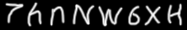
#> input picture 大数据/爬虫/代码/charpter_10/simple-captcha-solver/tr-2.png, 187 x 30 px
$ python yaohao.py tr-2.png   (Python 2 division)
#> lines starting #> are read from the running program, lines starting #| are printed output that depends on the picture; after the words box and inside, x2 and y2 are one past the last pixel; in counts of white or black regions, pixels touching at a corner belong together
from PIL import Image
import sys


def ocr(im, threshold=100, mask="tr-2.png", alphabet="7hnNW6xH"):
#> called with im = 'tr-2.png', threshold = 100, mask = 'tr-2.png', alphabet = '7hnNW6xH'
    img = Image.open(im)
#> img is the input picture: PIL image 187x30 RGBA; mean R, G, B, A 37.4, 37.4, 37.4, 255
    img = img.convert("RGB")
#> img: PIL image 187x30 RGB
    # box = (8, 8, 58, 18)
    # img = img.crop(box)
    # box = img.getbbox()
    pixdata = img.load()

    # open the mask
    letters = Image.open(mask)
    ledata = letters.load()

    def test_letter(img, letter):
        A = img.load()
        B = letter.load()
        mx = 1000000
        max_x = 0
        x = 0
        for x in range(img.size[0] - letter.size[0]):
            _sum = 0
            for i in range(letter.size[0]):
                for j in range(letter.size[1]):
                    _sum = _sum + abs(A[x + i, j][0] - B[i, j][0])
            if _sum < mx:
                mx = _sum
                max_x = x
        return mx, max_x

    # Clean the background noise, if color != white, then set to black.
    for y in range(img.size[1]):
        for x in range(img.size[0]):
            if (pixdata[x, y][0] > threshold) \
                    and (pixdata[x, y][1] > threshold) \
                    and (pixdata[x, y][2] > threshold):

                pixdata[x, y] = (255, 255, 255, 255)
            else:
                pixdata[x, y] = (0, 0, 0, 255)

    counter = 0
    old_x = -1

    letterlist = []

    black_pre = True
    for x in range(letters.size[0]):
        black = True
        for y in range(letters.size[1]):
            if ledata[x, y][0] != 0:
                if black_pre:
                    old_x = x
                black = False
                black_pre = False
                break
        if black:
            if black_pre:
                old_x = x
                continue
            black_pre = True
            box = (old_x + 1, 0, x, letters.size[1])
            print 'save letter %d to %d' % (old_x, x)
            letter = letters.crop(box)
            letter.save('letter-img-%d_%d.png'%(old_x,x))
            t = test_letter(img, letter)
            letterlist.append((t[0], alphabet[counter], t[1]))
            print letterlist
            counter += 1
            black_pre = True
            print 'save letter done'
#> this loop made 187 passes
#> t on passes 26, 44, 67, 97, 125, 142, 163, 184: (10065, 5), (11047, 28), (10650, 50), (15035, 72), (16763, 98), (11092, 128), (10603, 144), (12821, 167)
#| [(10065, '7', 5)]
#| [(10065, '7', 5), (11047, 'h', 28)]
#| [(10065, '7', 5), (11047, 'h', 28), (10650, 'n', 50)]
#| [(10065, '7', 5), (11047, 'h', 28), (10650, 'n', 50), (15035, 'N', 72)]
#| [(10065, '7', 5), (11047, 'h', 28), (10650, 'n', 50), (15035, 'N', 72), (16763, 'W', 98)]
#| [(10065, '7', 5), (11047, 'h', 28), (10650, 'n', 50), (15035, 'N', 72), (16763, 'W', 98), (11092, '6', 128)]
#| [(10065, '7', 5), (11047, 'h', 28), (10650, 'n', 50), (15035, 'N', 72), (16763, 'W', 98), (11092, '6', 128), (10603, 'x', 144)]
#| [(10065, '7', 5), (11047, 'h', 28), (10650, 'n', 50), (15035, 'N', 72), (16763, 'W', 98), (11092, '6', 128), (10603, 'x', 144), (12821, 'H', 167)]
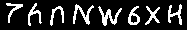
#> img: PIL image 187x30 RGB; 17% white in thin lines or dots, all inside (x1, y1, x2, y2) = (6, 3, 182, 26)
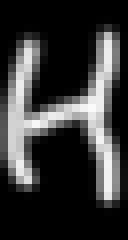
#> letter: PIL image 16x30 RGBA (shown 8 times larger); mean R, G, B, A 54.5, 54.5, 54.5, 255
#> after the loop, counter = 8; letterlist = [(10065, '7', 5), (11047, 'h', 28), (10650, 'n', 50), (15035, 'N', 72), (16763, 'W', 98), (11092, '6', 128), (10603, 'x', 144), (12821, 'H', 167)]

    t = sorted(letterlist)
#> t = [(10065, '7', 5), (10603, 'x', 144), (10650, 'n', 50), (11047, 'h', 28), (11092, '6', 128), (12821, 'H', 167), (15035, 'N', 72), (16763, 'W', 98)]
    t = t[0:4]  # 4-letter captcha
#> t = [(10065, '7', 5), (10603, 'x', 144), (10650, 'n', 50), (11047, 'h', 28)]

    final = sorted(t, key=lambda e: e[2])
#> final = [(10065, '7', 5), (11047, 'h', 28), (10650, 'n', 50), (10603, 'x', 144)]

    answer = ''.join(map(lambda l: l[1], final))
    # answer = ""
    # for l in final:
    #     answer = answer + l[1]
    return answer


if __name__ == '__main__':
    print(ocr(sys.argv[1]))

$ run again, with 大数据/爬虫/代码/charpter_10/simple-captcha-solver/trainings.png copied over 大数据/爬虫/代码/charpter_10/simple-captcha-solver/tr-2.png
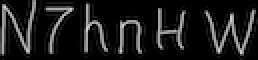
#> input picture 大数据/爬虫/代码/charpter_10/simple-captcha-solver/trainings.png, 129 x 30 px (shown 2 times larger)
#> in ocr, img is the input picture: PIL image 129x30 RGBA; mean R, G, B, A 27.5, 27.5, 27.5, 255
#> the loop in ocr, `for x in range(letters.size[0]):` made 129 passes
#> t on passes 76, 96: (48218, 1), (12148, 77)
#> (printed output is left out)
#> after the loop in ocr, `for x in range(letters.size[0]):`:
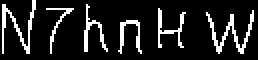
#> img: PIL image 129x30 RGB (shown 2 times larger); 13.2% white in thin lines or dots, all inside (x1, y1, x2, y2) = (1, 0, 127, 27)
#> after the loop in ocr, `for x in range(letters.size[0]):`:
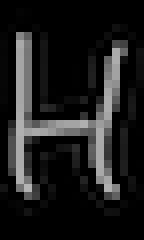
#> letter: PIL image 18x30 RGBA (shown 8 times larger); mean R, G, B, A 28.6, 28.6, 28.6, 255
#> after the loop in ocr, `for x in range(letters.size[0]):`: counter = 2; letterlist = [(48218, '7', 1), (12148, 'h', 77)]
#> in ocr, `t = sorted(letterlist)`: t = [(12148, 'h', 77), (48218, '7', 1)]
#> final = [(48218, '7', 1), (12148, 'h', 77)]
